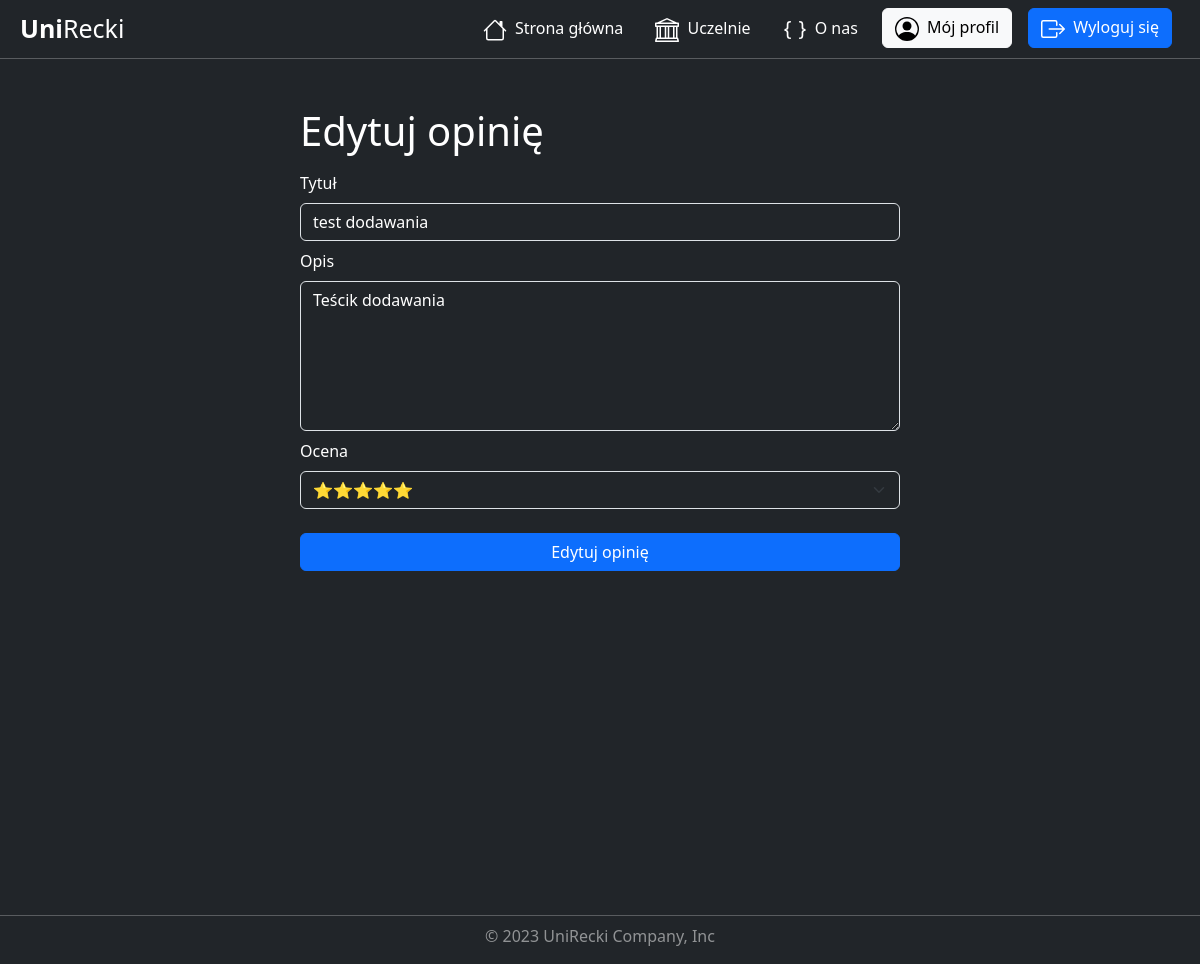
The page /university/review/edit/2/ (signed in) on the database as committed earlier.
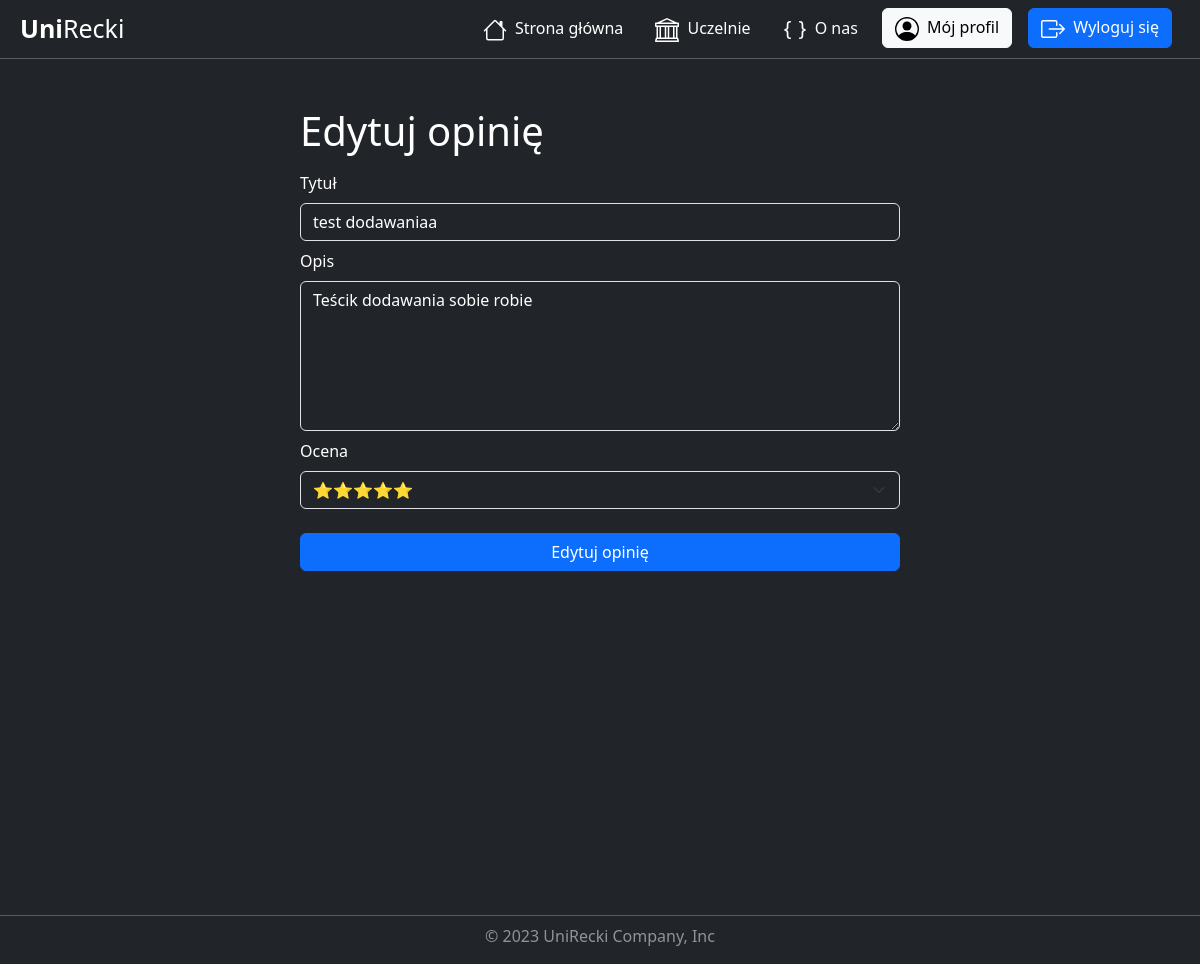
The same page on the database as committed later.
### universities/models.py (models this page shows, shortened)
class Review(models.Model):
    title = models.CharField( max_length=150)
    description = models.CharField( max_length=3000)
    rating = models.IntegerField(validators=[
            MaxValueValidator(5),
            MinValueValidator(1)
        ])
    add_date = models.DateTimeField(default=timezone.now, blank=True)
    university = models.ForeignKey(University, on_delete=models.CASCADE)
    user = models.ForeignKey(User, on_delete=models.CASCADE)
    users_like = models.ManyToManyField(User, related_name='images_liked', blank=True)
    class Meta:
        verbose_name = 'Review'
        verbose_name_plural = 'Reviews'

### universities/views.py (the view, shortened to what this page needs)
# urls.py: path('review/edit/<int:pk>/', login_required(views.ReviewUpdateView.as_view()), name='review_update'),
class ReviewUpdateView(UpdateView):
    model = Review
    template_name = 'universities/review_update.html'
    fields = ['title', 'description', 'rating']
    def get_queryset(self):
        queryset = super().get_queryset()
        return queryset.filter(user=self.request.user)

### universities/templates/universities/review_update.html (shortened to what this page needs)
{% extends "base.html" %}
{% load static %}
{% block css %}
    <link rel="stylesheet" href="{% static "universities/review_create.css" %}">
{% endblock css %}
{% block content %}
    <div class="container mt-5">
        <div class="row">
            <h1 class="p-0">Edytuj opinię</h1>
        </div>
        <form method="post">
            <div class="row mt-2">
                <label for="id_title" class="form-label p-0">Tytuł</label>
                <input type="text"
                       id="id_title"
                       name="title"
                       value="{{ review.title }}"
                       class="form-control text-bg-dark"
                       placeholder="Tytuł"
                       required />
            </div>
            <div class="row mt-2">
                <label for="id_description" class="form-label p-0">Opis</label>
                <textarea type="text"
                          id="id_description"
                          name="description"
                          class="form-control text-bg-dark text-area"
                          placeholder="Opis"
                          required>{{ review.description }}</textarea>
            </div>
            <div class="row mt-2">
                <label for="id_rating" class="form-label p-0">Ocena</label>
                <select class="form-select text-bg-dark"
                        id="id_rating"
                        aria-label="Wybierz ocenę"
                        name="rating"
                        required>
                    <option {% if review.rating == 5 %}selected{% endif %} value="5">⭐⭐⭐⭐⭐</option>
                </select>
            </div>
            <div class="row mt-4 d-flex justify-content-center align-items-center">
                <input class="btn btn-primary" type="submit" value="Edytuj opinię">
            </div>
        </form>
    </div>
{% endblock content %}

Rows that differ between the two databases and show on the page:
changed Review: title "test dodawania" → "test dodawaniaa"; description "Teścik dodawania" → "Teścik dodawania sobie robie"
